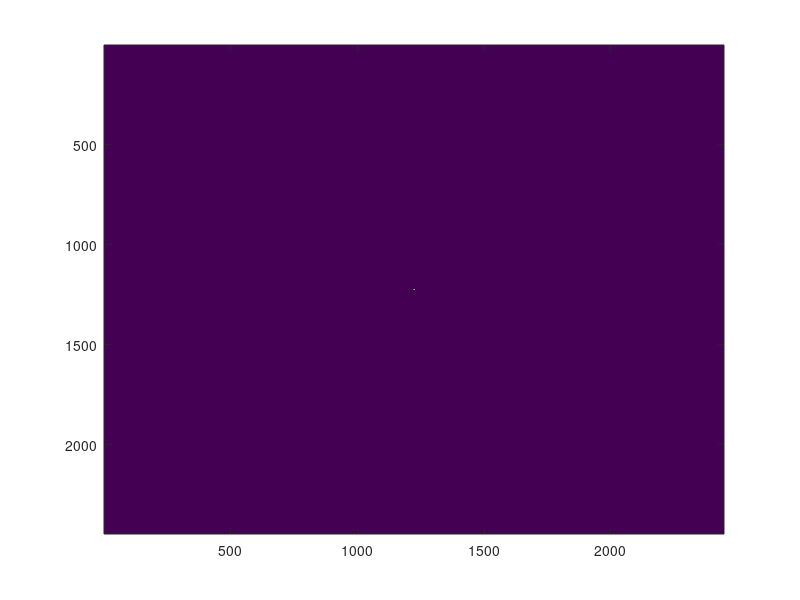

Source code (MATLAB): (Note: this script raises an error after producing the figure.)
% GSA1.m
%
% Description:
% This script performs a wavefront shaping algorithm using Gaussian
% approximation and other transformations on optical fields. It includes 
% propagation calculations, creation of masks, and application of Zernike 
% polynomials for aberration correction. The script also generates visualizations 
% of the transformed fields and evaluates the results.
%
% Note:
% Ensure that the necessary libraries and image files are available in the 
% specified paths before running the script.

% Clear workspace and close all figures
clear all; 
close all;
tic; % Start timing the script

% Add path to the library
addpath('.\lib');

% Define dimensions of the input grid
Nx = 2446; % Number of pixels along x-axis
Ny = 2446; % Number of pixels along y-axis

%% Define the region of interest (ROI) for the target image
Nimg = 60; % Number of pixels in the target image for wavefront shaping
global shiftr shiftu
shiftr = 0; % Vertical shift
shiftu = 0; % Horizontal shift

ROIX = Nx/2 - Nimg/2 - shiftu : Nx/2 + Nimg/2 - shiftu;
ROIY = Ny/2 - Nimg/2 - shiftr : Ny/2 + Nimg/2 - shiftr;

%% Define mask for SLM (Spatial Light Modulator)
Nimg_x = 1152;
Nimg_y = 1920;
ROI_spx = Nx/2 - Nimg_x/2 - shiftu : Nx/2 + Nimg_x/2 - shiftu - 1;
ROI_spy = Ny/2 - Nimg_y/2 - shiftr : Ny/2 + Nimg_y/2 - shiftr - 1;
mask_sp = zeros(Ny, Nx);
mask_sp(ROI_spx, ROI_spy) = 1;

ROIX2 = Nx/2 - 1148/2 - 1 : Nx/2 + 1148/2;
ROIY2 = Ny/2 - 1148/2 - 1 : Ny/2 + 1148/2;

mask = zeros(Ny, Nx);
mask(ROIY, ROIX) = 1;

mask2 = zeros(Ny, Nx);
mask2(ROIY2, ROIX2) = 1;

lambda = 1.035e-6; % Wavelength in meters

% Define spatial resolution
dx = 9.2e-6; % Pixel size in x-direction
dy = 9.2e-6; % Pixel size in y-direction
L1 = Nx * dx; % Length of x-side
L2 = Ny * dy; % Length of y-side

x = -L1/2 : dx : L1/2 - dx; % Source coordinates in x
y = -L2/2 : dy : L2/2 - dy; % Source coordinates in y
[X, Y] = meshgrid(x, y);
x0 = 0;
y0 = 0;

%% Define Gaussian distribution at the SLM
constant = 1;
sigma1 = constant * 2.7e-3 / 2 * 3;
sigma2 = constant * 2.7e-3 / 2 * 3;

Amp = 1;
res = 2 * ((X - x0).^2 / sigma1^2 + (Y - y0).^2 / sigma1^2);
Intensity = Amp * exp(-res);
Intensity = Intensity / sum(sum(Intensity)); % Normalize intensity
Efield = Intensity.^(1/2); % Electric field amplitude

%% Define target Gaussian distribution
constant = 0.00800; % Target Gaussian constant. Pondemorotive deflection Nimg=60
%  constant=0.08; %dummy deflection Nimg=600
sigma1 = constant * 2.7e-3;
res = 2 * ((X - x0).^2 / sigma1^2 + (Y - y0).^2 / sigma1^2);
Intensity = Amp * exp(-res);
Intensity = Intensity / sum(sum(Intensity)); % Normalize intensity
EfieldTarget = Intensity.^(1/2); % Target electric field amplitude
figure(321321);
imagesc(EfieldTarget); % Display target electric field

%% Define noise region and initialize target
Target = rgb2gray(imread('PSI_red_TARGET.JPG'));
Target = imresize(Target, [Ny Nx]);
Target = double(Target);
%Target=zeros*(Target); % commented 2024
NX = 1920;
NY = 1152;

% TARGET = imresize(Target, [NY NX]); % commented 2024, alternative to the
% next row
TARGET = imresize(Target*0, [NY NX]); % Initialize TARGET to zero
%TARGET = zeros(NY, NX); % Other way to initialize TARGET to zero
Zernikepadded = TARGET; % Initialize Zernike pattern arrays
Zernikepadded_tilt = TARGET;
Zernikepadded_defocus = TARGET;
Zernikepadded_spherical = TARGET;
Zernikepadded_astx = TARGET;
Zernikepadded_comay = TARGET;
Zernikepadded_asty = TARGET;
Zernikepadded_comax = TARGET;
Zernikepadded_helical = TARGET;

%% Define signal region using an image
apple = imread('SinusoidGrating_Period128.bmp');
apple = imrotate(apple, 270);
apple = imresize(apple, [Nimg + 1, Nimg + 1]);
apple = double(apple);
apple = apple / sum(sum(apple)); % Normalize image
MAX = max(apple(:));

%% Initialize SLM and mask constraints
SLM = ones(Nx, Ny);
[nor, noc] = size(SLM);
Tf(1:nor, 1:noc) = 1;
maskconstraint = Tf;
maskconstraint_gaussian = Tf;
Tf(sqrt(X.^2 + Y.^2) >= 2.3e-3) = 0;
Tf2(1:nor, 1:noc) = 0;
Tf2(sqrt(X.^2 + Y.^2) >= 5.3e-3) = 1;
maskconstraint(sqrt((X + shiftu * dx).^2 + (Y + shiftr * dx).^2) >= Nimg/2 * dx + 0.2e-5) = 0; % Wavefront shaping mask

maskconstraint_gaussian(sqrt((X + shiftu * dx).^2 + (Y + shiftr * dx).^2) >= Nimg/10 * dx + 0.2e-5) = 0;
%Target(mask==1)=EfieldTarget(Ny/2-Nimg/2:Ny/2+Nimg/2,Nx/2-Nimg/2:Nx/2+Nimg/2);%gaussian; commented 2024
%Target=Target.*maskconstraint_gaussian; % commented 2024

const = 0;
D = Target .* exp(1i * const); % Initial deflection

Efield = Efield .* Tf;

%% Iterative optimization using Gerchberg-Saxton Algorithm (GSA)
k = 1;
K = 1;
error = [];
iteration_num = 1;
clims = [0 MAX];

Z_p = 0.5; % Sampling parameter. Note: non critical sampling - <0.2
for i = 1:iteration_num
    tic;
    %A = sqrt(Nx*Ny)*ifftshift(ifft2(ifftshift(D)));
    A = propagateback1(D, -1, lambda, dx, dy, Nx, Ny, X, Y, Z_p, Z_p, Z_p);
    A = A ./ sqrt(sum(sum(abs(A).^2))) .* Tf;
%       as = subplot(3,5,1); imagesc(abs(A).^2); title('SLM ideal Int.'); 
%   	as = [as subplot(3,5,6)]; imagesc(angle(A)); title('SLM ideal Phase'); 

    B = Efield .* exp(1i * angle(A)) .* Tf; % Apply amplitude constraint to the hologram plane
    %sum(sum(abs(B).^2))
%   	as = [as subplot(3,5,2)]; imagesc(abs(B).^2); title('SLM true Int.'); 
%   	as = [as subplot(3,5,7)]; imagesc(angle(B)); title('SLM true Phase'); 

    %C = 1/sqrt(Nx*Ny)*fftshift(fft2(fftshift(B)));
    C = propagateforward1(B, 1, lambda, dx, dy, Nx, Ny, X, Y, Z_p, Z_p, Z_p);
    C = C ./ sqrt(sum(sum(abs(C).^2))) .* Tf;
%   	as = [as subplot(3,5,3)]; imagesc(abs(C).^2); title('Image Int.'); 
%   	as = [as subplot(3,5,8)]; imagesc(angle(C)); title('Image Phase'); 

    D = C; % Update D with propagated field
    D = K * abs(Target) .* exp(1i * angle(C)) .* Tf; % Apply GSA
    %D=D/sqrt(sum(sum(abs(D).^2)));
%   	as = [as subplot(3,5,4)]; imagesc(abs(D).^2); title('Image ideal Int.');
%   	as = [as subplot(3,5,9)]; imagesc(angle(D)); title('Image enforced phase');

    
    % Compute error and correlation
    error = sum(sum(abs(abs(C).^2 - abs(Target).^2))); %60 px image
    correlationCODE = corr2(abs(C .* mask).^2, abs(Target .* mask).^2);
    deff = sum(sum(abs(C .* mask).^2)) / sum(sum(abs(C).^2));
%   	subplot(3,5,5); hold on ; plot(i,error,'bo'); hold off; title('Error');
%   	subplot(3,5,10); hold on ; plot(i,deff,'bo'); hold off; title('Efficiency');
%   	subplot(3,5,11); hold on ; plot(i,correlation,'bo'); hold off; title('Correlation');

    
    toc;
%   drawnow;
%	linkaxes(as);
%   pause;
end

figure(5);
imagesc(abs(C(1215:1235, 1214:1234)).^2);
%figure();subplot(1,2,1); imagesc(abs(C).^2); subplot(1,2,2); imagesc(abs(Target).^2);


%% Define Zernikes in appropriate dimensions
ROIX2 = NX/2 - 1148/2 - 1 : NX/2 + 1148/2;
ROIY2 = NY/2 - 1148/2 - 1 : NY/2 + 1148/2;
mask4 = zeros(NY, NX);
mask4(ROIY2, ROIX2) = 1;

% Create and apply Zernike polynomials
k = 5; 
DX = 0.00174;
Zernike = CreateZernikePolynomials(DX, k);
Zernikepadded_defocus(mask4 == 1) = Zernike;
Zernikepadded_defocus(isnan(Zernikepadded_defocus)) = 0;
amp_defocus = 0.1:0.1:1;

k = 9; 
DX = 0.00174;
Zernike = CreateZernikePolynomials(DX, k);
Zernikepadded_tilt(mask4 == 1) = Zernike;
Zernikepadded_tilt(isnan(Zernikepadded_tilt)) = 0;
amp_tilt = 0.1:0.1:1;

k = 13; 
DX = 0.00174;
Zernike = CreateZernikePolynomials(DX, k);
Zernikepadded_spherical(mask4 == 1) = Zernike;
Zernikepadded_spherical(isnan(Zernikepadded_spherical)) = 0;
amp_sph = 0:0.1:2;

k = 4; 
DX = 0.00174;
Zernike = CreateZernikePolynomials(DX, k);
Zernikepadded_astx(mask4 == 1) = Zernike;
Zernikepadded_astx(isnan(Zernikepadded_astx)) = 0;

k = 6; 
DX = 0.00174;
Zernike = CreateZernikePolynomials(DX, k);
Zernikepadded_asty(mask4 == 1) = Zernike;
Zernikepadded_asty(isnan(Zernikepadded_asty)) = 0;

k = 8; 
DX = 0.00174;
Zernike = CreateZernikePolynomials(DX, k);
Zernikepadded_comax(mask4 == 1) = Zernike;
Zernikepadded_comax(isnan(Zernikepadded_comax)) = 0;

k = 9; 
DX = 0.00174;
Zernike = CreateZernikePolynomials(DX, k);
Zernikepadded_comay(mask4 == 1) = Zernike;
Zernikepadded_comay(isnan(Zernikepadded_comay)) = 0;

%% Propagate Gaussian with spherical aberrations
Z_sp = zeros(Ny, Nx);
Z_sp(mask_sp == 1) = Zernikepadded_spherical;
% t1 = B.*exp(1i*(1*Z_sp));      
t1 = exp(1i * (-1 * Z_sp));
t2 = propagateforward1(t1, 1, lambda, dx, dy, Nx, Ny, X, Y, 0.2, 0.2, 0.2);
t3 = propagateforward1(B, 1, lambda, dx, dy, Nx, Ny, X, Y, 0.2, 0.2, 0.2);
figure(2121); 
subplot(1, 2, 1);
imagesc(abs(t2(1215:1235, 1214:1234)).^2);
subplot(1, 2, 2);
imagesc(abs(t3(1215:1235, 1214:1234)).^2);

%% Propagate helical pattern
angl = angle(A);
Nxs = 2446; Nys = Nxs;
dxs = 1;
dys = dxs;
L1s = Nxs * dxs; % Side length
L2s = Nys * dys;
xs = -L1s/2 : dxs : L1s/2 - dxs;
ys = -L2s/2 : dys : L2s/2 - dys;
[Xs, Ys] = meshgrid(xs, ys);
helicalpattern = atan2(Ys, Xs) .* Tf;
% Zernikepadded_helical(mask4==1) = helicalpattern; 
coef = 3;
B2 = Efield .* exp(1i * (angl)) .* exp(1i * (coef * helicalpattern));
ab2 = angle(B2);
heli = exp(1i * (coef * helicalpattern));
ah = angle(heli);
C2 = propagateforward1(B2, 1, lambda, dx, dy, Nx, Ny, X, Y, Z_p, Z_p, Z_p);
f = 0.2;
x1 = linspace(-lambda * f / 2 / dx, lambda * f / 2 / dx, Nx);
y1 = linspace(-lambda * f / 2 / dy, lambda * f / 2 / dy, Ny);
figure(71);
subplot(2, 3, 1);
imagesc(angl(860:1600, 860:1600));
title('Hologram with bb');
subplot(2, 3, 2);
imagesc(ah(860:1600, 860:1600));
title('Vortex 3');
subplot(2, 3, 3);
imagesc(ab2(860:1600, 860:1600));
title('Superposition h V');
subplot(2, 3, 4);
imagesc(abs(C2(1160:1290, 1160:1290)).^2);
title('Intensity');
subplot(2, 3, 5);
imagesc(abs(C2(1160:1290, 1160:1290)).^2);
title('Fit');

% figure(444); imagesc(abs(C2(1160:1290,1160:1290)).^2);axis equal; colormap(bluewhitered);
% print(gcf,'x4dep.png','-dpng','-r300');

C3 = abs(C2(1160:1290, 1160:1290)).^2;
line = C3(65, :);

%% Fit polynomial to line data
xf = linspace(1, length(line), length(line));
yf = line;
% y = y/136*2*pi;

ind = xf >= 49 & xf <= 81;

p = polyfit(xf(ind), yf(ind), 4); 
f = polyval(p, xf(ind)); 
plot(xf, yf, 'o', xf(ind), f, '-'); 
legend('Data', 'x^4');
